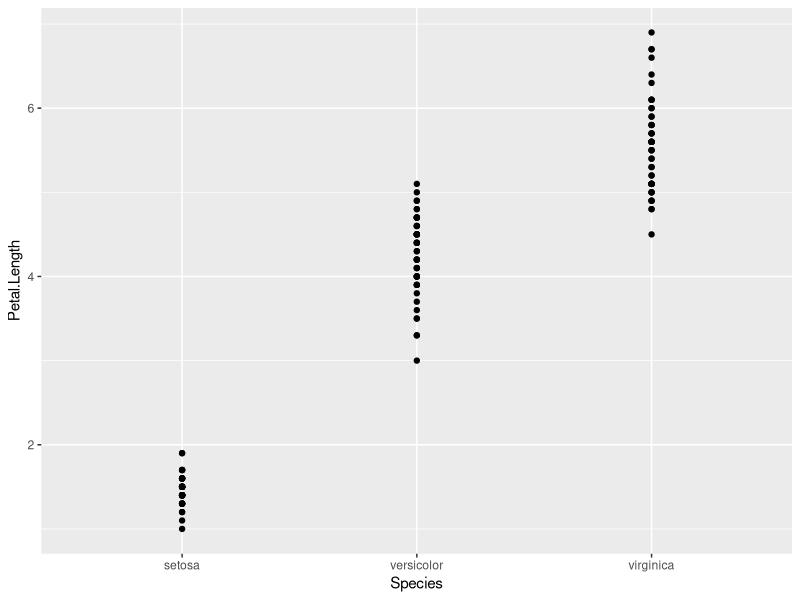

Write R code to recreate this figure.
# Alder Walkthrough Test File 1 -------------------------------------------
library(ggplot2)
library(dplyr)

trial_plot <- iris %>% 
  ggplot(aes(x = Species, y = Petal.Length)) +
  geom_point()

trial_plot





